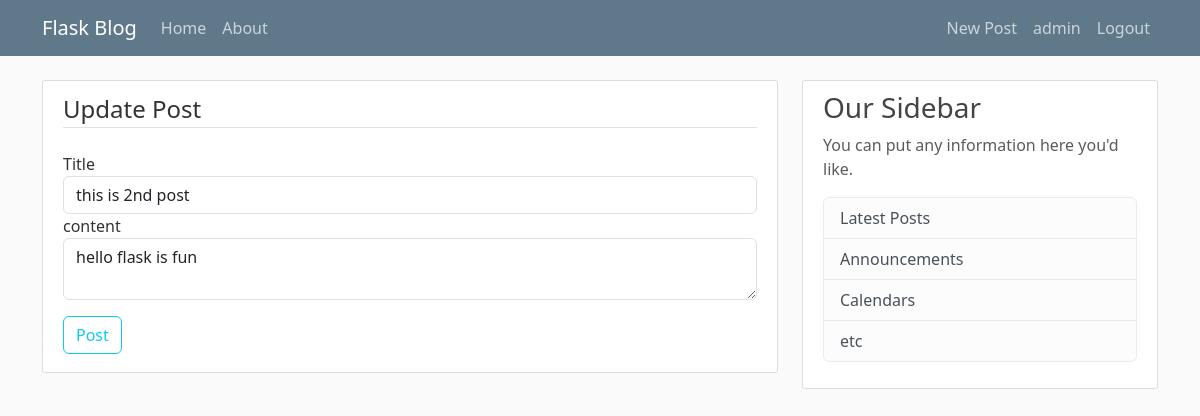
The app's page /post/2/update (signed in) with its own data.
### flaskpro/models.py (models this page shows, shortened)
class User(db.Model, UserMixin):
    id = db.Column(db.Integer, primary_key=True)
    username = db.Column(db.String(20), unique=True, nullable=False)
    email = db.Column(db.String(30), unique=True, nullable=False)
    image_file = db.Column(db.String(20), nullable=False, default='default.jpg')
    password = db.Column(db.String(60), nullable=False)
    posts = db.relationship('Post', backref='author', lazy=True)

class Post(db.Model):
    id = db.Column(db.Integer, primary_key=True)
    title = db.Column(db.String(100), nullable=False)
    time_posted = db.Column(db.DateTime, nullable=False, default=datetime.now(timezone.utc))#
    content = db.Column(db.Text, nullable=False)
    user_id = db.Column(db.Integer, db.ForeignKey('user.id'), nullable=False)

### flaskpro/routes.py (the view)
@app.route("/post/<int:post_id>/update", methods=["GET", "POST"])
@login_required
def update_post(post_id):
    post = Post.query.get_or_404(post_id)
    if post.author != current_user:
        abort(403)
    form = PostForm()
    if form.validate_on_submit(): #this if statement only activates after clicking the submit button, so whaen the page loades, title & content text boxes are filled with existing data form databse.
        post.title = form.title.data
        post.content = form.content.data
        db.session.commit()
        flash('Your post has been updated!', 'success')
        return redirect(url_for('post', post_id=post.id))
    elif request.method == 'GET': #when the apge first loads, it uses get method to fetch the users data. so when we are 1st loading the page, get method is envoked so the code enters elif condition & thus populates the text feild with the current data from the database
        form.title.data = post.title
        form.content.data = post.content
    return render_template('create_post.html', title='Update Post', form=form, legend='Update Post')

### flaskpro/form.py
class PostForm(FlaskForm):
    title = StringField('Title', validators=[DataRequired()])
    content = TextAreaField('content', validators=[DataRequired()])
    submit = SubmitField('Post')

### flaskpro/models.py (called while the page is built)
@login_manager.user_loader
def load_user(user_id):
    return User.query.get(int(user_id))

### flaskpro/templates/create_post.html (shortened to what this page needs)
{% extends 'layout.html'%}
{% block content%}
    <div class="content-section">
        <form method="POST" action="">
            <fieldset class="form-group">
                <legend class="border-bottom mb-4">{{ legend }}</legend>
                <div class="form-group">
                    {{ form.title.label(class="form-control-label") }}
                    {% if form.title.errors %}
                        {{ form.title(class="form-control form-control-md is-invalid") }}
                        <div class="invalid-feedback">
                            {% for error in form.title.errors %}
                                <span>{{ error }}</span>
                            {% endfor %}
                        </div>
                    {% else %}
                        {{ form.title(class="form-control form-control-md") }}
                    {% endif %}
                </div>
                <div class="form-group">
                    {{ form.content.label(class="form-control-label") }}
                    {% if form.content.errors %}
                        {{ form.content(class="form-control form-control-md is-invalid") }}
                        <div class="invalid-feedback">
                            {% for error in form.content.errors %}
                                <span>{{ error }}</span>
                            {% endfor %}
                        </div>
                    {% else %}
                        {{ form.content(class="form-control form-control-md") }}
                    {% endif %}
                </div>
            </fieldset>
            <div class="form-group mt-3 mb-2">
                {{ form.submit(class="btn btn-outline-info")}}
            </div>
        </form>
    </div>
{% endblock %}

### flaskpro/templates/layout.html (shortened to what this page needs)
<!DOCTYPE html>
<html lang="en">
<head>
    <link href="https://cdn.jsdelivr.net/npm/bootstrap@5.3.3/dist/css/bootstrap.min.css" rel="stylesheet">
    <link rel="stylesheet" type="text/css" href="{{ url_for('static', filename='main.css')}}">
</head>
<body>
    <header class="site-header">
        <nav class="navbar navbar-expand-md navbar-dark bg-steel fixed-top">
            <div class="container">
                <a class="navbar-brand mr-4" href="/">Flask Blog</a>
                <div class="collapse navbar-collapse" id="navbarToggle">
                    <div class="navbar-nav mr-auto">
                        <a class="nav-item nav-link" href="{{ url_for('home')}}">Home</a>
                        <a class="nav-item nav-link" href="{{ url_for('about')}}">About</a>
                    </div>
                    <div class="navbar-nav ms-auto">
                        {% if current_user.is_authenticated %}
                            <a class="nav-item nav-link" href="{{ url_for('new_post') }}">New Post</a>
                            <a class="nav-item nav-link" href="{{ url_for('account') }}">{{ current_user.username }}</a>
                            <a class="nav-item nav-link" href="{{ url_for('logout') }}">Logout</a>
                        {% else %}
                            <a class="nav-item nav-link" href="{{ url_for('login') }}">Login</a>
                            <a class="nav-item nav-link" href="{{ url_for('signup') }}">Register</a>
                        {% endif %}
                    </div>
                </div>
            </div>
        </nav>
    </header>
    <main role="main" class="container">
        <div class="row">
            <div class="col-md-8">
            {% block content %}{% endblock %}
            </div>
            <div class="col-md-4">
            <div class="content-section">
                <h3>Our Sidebar</h3>
                <p class='text-muted'>You can put any information here you'd like.
                <ul class="list-group">
                    <li class="list-group-item list-group-item-light">Latest Posts</li>
                    <li class="list-group-item list-group-item-light">Announcements</li>
                    <li class="list-group-item list-group-item-light">Calendars</li>
                    <li class="list-group-item list-group-item-light">etc</li>
                </ul>
                </p>
            </div>
            </div>
        </div>
    </main>
</body>
</html>

### flaskpro/static/main.css (style rules this page uses)
body { background: #fafafa; color: #333333; margin-top: 5rem; }
h1, h2, h3, h4, h5, h6 { color: #444444; }
.bg-steel { background-color: #5f788a; }
.site-header .navbar-nav .nav-link { color: #cbd5db; }
.content-section { background: #ffffff; padding: 10px 20px; border: 1px solid #dddddd; border-radius: 3px; margin-bottom: 20px; }
a,article:link { text-decoration: none; }

### records on screen
User: username "admin"
Post: title "this is 2nd post", content "hello flask is fun"

### other values on screen
{{ legend }} "Update Post"
